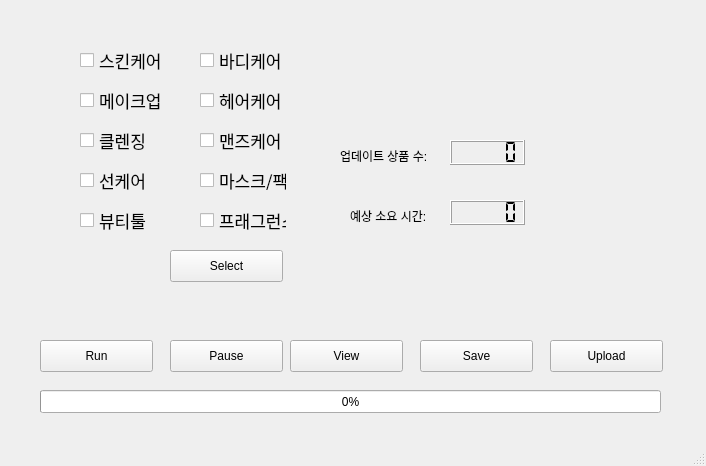
<?xml version="1.0" encoding="UTF-8"?>
<ui version="4.0">
 <class>MainWindow</class>
 <widget class="QMainWindow" name="MainWindow">
  <property name="geometry">
   <rect>
    <x>0</x>
    <y>0</y>
    <width>706</width>
    <height>466</height>
   </rect>
  </property>
  <property name="windowTitle">
   <string>MainWindow</string>
  </property>
  <widget class="QWidget" name="centralwidget">
   <widget class="QCheckBox" name="beauty_tool">
    <property name="geometry">
     <rect>
      <x>80</x>
      <y>210</y>
      <width>87</width>
      <height>20</height>
     </rect>
    </property>
    <property name="font">
     <font>
      <family>.Apple SD Gothic NeoI</family>
      <pointsize>13</pointsize>
     </font>
    </property>
    <property name="text">
     <string>뷰티툴</string>
    </property>
   </widget>
   <widget class="QCheckBox" name="skincare">
    <property name="geometry">
     <rect>
      <x>80</x>
      <y>50</y>
      <width>87</width>
      <height>20</height>
     </rect>
    </property>
    <property name="font">
     <font>
      <family>.Apple SD Gothic NeoI</family>
      <pointsize>13</pointsize>
     </font>
    </property>
    <property name="text">
     <string>스킨케어</string>
    </property>
   </widget>
   <widget class="QCheckBox" name="cleansing">
    <property name="geometry">
     <rect>
      <x>80</x>
      <y>130</y>
      <width>87</width>
      <height>20</height>
     </rect>
    </property>
    <property name="font">
     <font>
      <family>.Apple SD Gothic NeoI</family>
      <pointsize>13</pointsize>
     </font>
    </property>
    <property name="text">
     <string>클렌징</string>
    </property>
   </widget>
   <widget class="QCheckBox" name="menscare">
    <property name="geometry">
     <rect>
      <x>200</x>
      <y>130</y>
      <width>87</width>
      <height>20</height>
     </rect>
    </property>
    <property name="font">
     <font>
      <family>.Apple SD Gothic NeoI</family>
      <pointsize>13</pointsize>
     </font>
    </property>
    <property name="text">
     <string>맨즈케어</string>
    </property>
   </widget>
   <widget class="QCheckBox" name="fragrance">
    <property name="geometry">
     <rect>
      <x>200</x>
      <y>210</y>
      <width>87</width>
      <height>20</height>
     </rect>
    </property>
    <property name="font">
     <font>
      <family>.Apple SD Gothic NeoI</family>
      <pointsize>13</pointsize>
     </font>
    </property>
    <property name="text">
     <string>프래그런스</string>
    </property>
   </widget>
   <widget class="QCheckBox" name="makeup">
    <property name="geometry">
     <rect>
      <x>80</x>
      <y>90</y>
      <width>87</width>
      <height>20</height>
     </rect>
    </property>
    <property name="font">
     <font>
      <family>.Apple SD Gothic NeoI</family>
      <pointsize>13</pointsize>
     </font>
    </property>
    <property name="text">
     <string>메이크업</string>
    </property>
   </widget>
   <widget class="QPushButton" name="Select">
    <property name="geometry">
     <rect>
      <x>170</x>
      <y>250</y>
      <width>113</width>
      <height>32</height>
     </rect>
    </property>
    <property name="text">
     <string>Select</string>
    </property>
   </widget>
   <widget class="QCheckBox" name="haircare">
    <property name="geometry">
     <rect>
      <x>200</x>
      <y>90</y>
      <width>87</width>
      <height>20</height>
     </rect>
    </property>
    <property name="font">
     <font>
      <family>.Apple SD Gothic NeoI</family>
      <pointsize>13</pointsize>
     </font>
    </property>
    <property name="text">
     <string>헤어케어</string>
    </property>
   </widget>
   <widget class="QCheckBox" name="maskpack">
    <property name="geometry">
     <rect>
      <x>200</x>
      <y>170</y>
      <width>87</width>
      <height>20</height>
     </rect>
    </property>
    <property name="font">
     <font>
      <family>.Apple SD Gothic NeoI</family>
      <pointsize>13</pointsize>
     </font>
    </property>
    <property name="text">
     <string>마스크/팩</string>
    </property>
   </widget>
   <widget class="QCheckBox" name="suncare">
    <property name="geometry">
     <rect>
      <x>80</x>
      <y>170</y>
      <width>87</width>
      <height>20</height>
     </rect>
    </property>
    <property name="font">
     <font>
      <family>.Apple SD Gothic NeoI</family>
      <pointsize>13</pointsize>
     </font>
    </property>
    <property name="text">
     <string>선케어</string>
    </property>
   </widget>
   <widget class="QCheckBox" name="bodycare">
    <property name="geometry">
     <rect>
      <x>200</x>
      <y>50</y>
      <width>87</width>
      <height>20</height>
     </rect>
    </property>
    <property name="font">
     <font>
      <family>.Apple SD Gothic NeoI</family>
      <pointsize>13</pointsize>
     </font>
    </property>
    <property name="text">
     <string>바디케어</string>
    </property>
   </widget>
   <widget class="QPushButton" name="View">
    <property name="geometry">
     <rect>
      <x>290</x>
      <y>340</y>
      <width>113</width>
      <height>32</height>
     </rect>
    </property>
    <property name="text">
     <string>View</string>
    </property>
   </widget>
   <widget class="QProgressBar" name="progressBar">
    <property name="geometry">
     <rect>
      <x>40</x>
      <y>390</y>
      <width>621</width>
      <height>23</height>
     </rect>
    </property>
    <property name="value">
     <number>0</number>
    </property>
   </widget>
   <widget class="QPushButton" name="Run">
    <property name="geometry">
     <rect>
      <x>40</x>
      <y>340</y>
      <width>113</width>
      <height>32</height>
     </rect>
    </property>
    <property name="text">
     <string>Run</string>
    </property>
   </widget>
   <widget class="QPushButton" name="Save">
    <property name="geometry">
     <rect>
      <x>420</x>
      <y>340</y>
      <width>113</width>
      <height>32</height>
     </rect>
    </property>
    <property name="text">
     <string>Save</string>
    </property>
   </widget>
   <widget class="QPushButton" name="Pause">
    <property name="geometry">
     <rect>
      <x>170</x>
      <y>340</y>
      <width>113</width>
      <height>32</height>
     </rect>
    </property>
    <property name="text">
     <string>Pause</string>
    </property>
   </widget>
   <widget class="QPushButton" name="Upload">
    <property name="geometry">
     <rect>
      <x>550</x>
      <y>340</y>
      <width>113</width>
      <height>32</height>
     </rect>
    </property>
    <property name="text">
     <string>Upload</string>
    </property>
   </widget>
   <widget class="QLCDNumber" name="Products">
    <property name="geometry">
     <rect>
      <x>450</x>
      <y>140</y>
      <width>75</width>
      <height>25</height>
     </rect>
    </property>
    <property name="segmentStyle">
     <enum>QLCDNumber::Flat</enum>
    </property>
   </widget>
   <widget class="QLCDNumber" name="Time">
    <property name="geometry">
     <rect>
      <x>450</x>
      <y>200</y>
      <width>75</width>
      <height>25</height>
     </rect>
    </property>
    <property name="segmentStyle">
     <enum>QLCDNumber::Flat</enum>
    </property>
   </widget>
   <widget class="QLabel" name="label_3">
    <property name="geometry">
     <rect>
      <x>350</x>
      <y>200</y>
      <width>121</width>
      <height>31</height>
     </rect>
    </property>
    <property name="text">
     <string>예상 소요 시간:</string>
    </property>
   </widget>
   <widget class="QLabel" name="label_4">
    <property name="geometry">
     <rect>
      <x>340</x>
      <y>140</y>
      <width>131</width>
      <height>31</height>
     </rect>
    </property>
    <property name="text">
     <string>업데이트 상품 수:</string>
    </property>
   </widget>
  </widget>
  <widget class="QMenuBar" name="menubar">
   <property name="geometry">
    <rect>
     <x>0</x>
     <y>0</y>
     <width>706</width>
     <height>21</height>
    </rect>
   </property>
  </widget>
  <widget class="QStatusBar" name="statusbar"/>
 </widget>
 <resources/>
 <connections/>
</ui>
